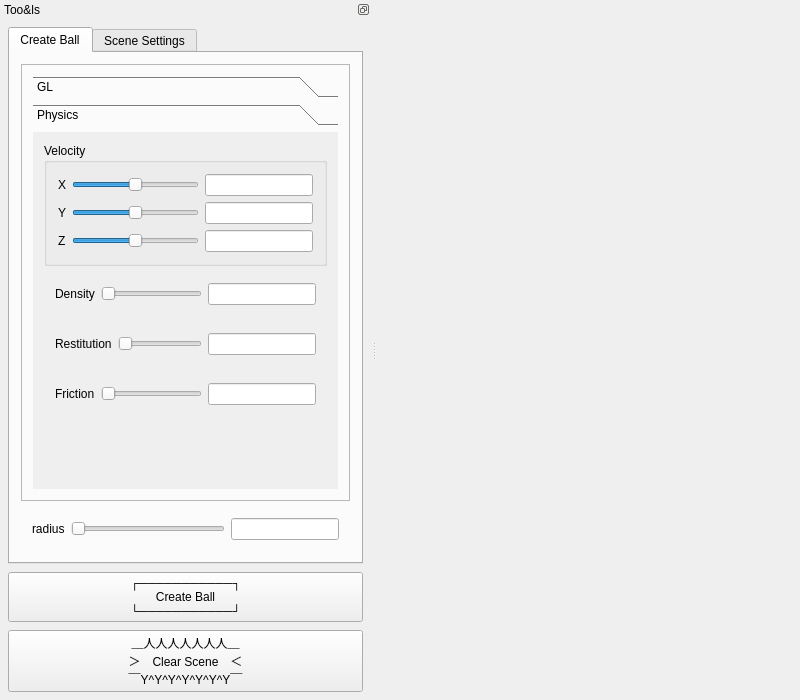
<?xml version="1.0" encoding="UTF-8"?>
<ui version="4.0">
 <class>MainWindow</class>
 <widget class="QMainWindow" name="MainWindow">
  <property name="geometry">
   <rect>
    <x>0</x>
    <y>0</y>
    <width>800</width>
    <height>700</height>
   </rect>
  </property>
  <property name="windowTitle">
   <string>A CS123 Ball House</string>
  </property>
  <property name="unifiedTitleAndToolBarOnMac">
   <bool>true</bool>
  </property>
  <widget class="QWidget" name="centralWidget">
   <layout class="QVBoxLayout" name="verticalLayout_9">
    <property name="leftMargin">
     <number>0</number>
    </property>
    <property name="topMargin">
     <number>0</number>
    </property>
    <property name="rightMargin">
     <number>0</number>
    </property>
    <property name="bottomMargin">
     <number>0</number>
    </property>
    <item>
     <widget class="View" name="view" native="true">
      <property name="sizePolicy">
       <sizepolicy hsizetype="Expanding" vsizetype="Expanding">
        <horstretch>0</horstretch>
        <verstretch>0</verstretch>
       </sizepolicy>
      </property>
     </widget>
    </item>
   </layout>
  </widget>
  <widget class="QDockWidget" name="dockWidget">
   <property name="floating">
    <bool>false</bool>
   </property>
   <property name="features">
    <set>QDockWidget::DockWidgetFloatable|QDockWidget::DockWidgetMovable</set>
   </property>
   <property name="allowedAreas">
    <set>Qt::LeftDockWidgetArea|Qt::RightDockWidgetArea</set>
   </property>
   <property name="windowTitle">
    <string>Too&amp;ls</string>
   </property>
   <attribute name="dockWidgetArea">
    <number>1</number>
   </attribute>
   <widget class="QWidget" name="dockWidgetContents">
    <layout class="QVBoxLayout" name="verticalLayout">
     <property name="spacing">
      <number>8</number>
     </property>
     <property name="leftMargin">
      <number>8</number>
     </property>
     <property name="topMargin">
      <number>8</number>
     </property>
     <property name="rightMargin">
      <number>8</number>
     </property>
     <property name="bottomMargin">
      <number>8</number>
     </property>
     <item>
      <widget class="QTabWidget" name="sideTabWidget">
       <property name="sizePolicy">
        <sizepolicy hsizetype="Preferred" vsizetype="Preferred">
         <horstretch>0</horstretch>
         <verstretch>0</verstretch>
        </sizepolicy>
       </property>
       <property name="currentIndex">
        <number>0</number>
       </property>
       <property name="usesScrollButtons">
        <bool>false</bool>
       </property>
       <widget class="QWidget" name="createBallTab">
        <attribute name="title">
         <string>Create Ball</string>
        </attribute>
        <layout class="QVBoxLayout" name="verticalLayout_10">
         <item>
          <widget class="QFrame" name="frame">
           <property name="frameShape">
            <enum>QFrame::StyledPanel</enum>
           </property>
           <property name="frameShadow">
            <enum>QFrame::Raised</enum>
           </property>
           <layout class="QVBoxLayout" name="verticalLayout_2">
            <item>
             <widget class="QToolBox" name="toolBox">
              <property name="sizePolicy">
               <sizepolicy hsizetype="Preferred" vsizetype="Preferred">
                <horstretch>0</horstretch>
                <verstretch>0</verstretch>
               </sizepolicy>
              </property>
              <property name="minimumSize">
               <size>
                <width>0</width>
                <height>400</height>
               </size>
              </property>
              <property name="currentIndex">
               <number>1</number>
              </property>
              <widget class="QWidget" name="GLPage">
               <property name="geometry">
                <rect>
                 <x>0</x>
                 <y>0</y>
                 <width>308</width>
                 <height>375</height>
                </rect>
               </property>
               <attribute name="label">
                <string>GL</string>
               </attribute>
               <layout class="QVBoxLayout" name="verticalLayout_6">
                <item>
                 <widget class="QGroupBox" name="colorBox">
                  <property name="sizePolicy">
                   <sizepolicy hsizetype="Preferred" vsizetype="Preferred">
                    <horstretch>0</horstretch>
                    <verstretch>0</verstretch>
                   </sizepolicy>
                  </property>
                  <property name="title">
                   <string>Color</string>
                  </property>
                  <layout class="QGridLayout" name="gridLayout_3">
                   <item row="1" column="1">
                    <widget class="QSlider" name="sliderG">
                     <property name="sizePolicy">
                      <sizepolicy hsizetype="Expanding" vsizetype="Fixed">
                       <horstretch>0</horstretch>
                       <verstretch>0</verstretch>
                      </sizepolicy>
                     </property>
                     <property name="minimumSize">
                      <size>
                       <width>100</width>
                       <height>0</height>
                      </size>
                     </property>
                     <property name="minimum">
                      <number>0</number>
                     </property>
                     <property name="maximum">
                      <number>255</number>
                     </property>
                     <property name="singleStep">
                      <number>1</number>
                     </property>
                     <property name="orientation">
                      <enum>Qt::Horizontal</enum>
                     </property>
                    </widget>
                   </item>
                   <item row="2" column="0">
                    <widget class="QLabel" name="labelB">
                     <property name="text">
                      <string>Z</string>
                     </property>
                    </widget>
                   </item>
                   <item row="2" column="3">
                    <widget class="QLineEdit" name="valueB">
                     <property name="sizePolicy">
                      <sizepolicy hsizetype="Preferred" vsizetype="Fixed">
                       <horstretch>0</horstretch>
                       <verstretch>0</verstretch>
                      </sizepolicy>
                     </property>
                     <property name="minimumSize">
                      <size>
                       <width>50</width>
                       <height>0</height>
                      </size>
                     </property>
                    </widget>
                   </item>
                   <item row="2" column="1">
                    <widget class="QSlider" name="sliderB">
                     <property name="sizePolicy">
                      <sizepolicy hsizetype="Expanding" vsizetype="Fixed">
                       <horstretch>0</horstretch>
                       <verstretch>0</verstretch>
                      </sizepolicy>
                     </property>
                     <property name="minimumSize">
                      <size>
                       <width>100</width>
                       <height>0</height>
                      </size>
                     </property>
                     <property name="minimum">
                      <number>0</number>
                     </property>
                     <property name="maximum">
                      <number>255</number>
                     </property>
                     <property name="singleStep">
                      <number>1</number>
                     </property>
                     <property name="orientation">
                      <enum>Qt::Horizontal</enum>
                     </property>
                    </widget>
                   </item>
                   <item row="0" column="1">
                    <widget class="QSlider" name="sliderR">
                     <property name="sizePolicy">
                      <sizepolicy hsizetype="Expanding" vsizetype="Fixed">
                       <horstretch>0</horstretch>
                       <verstretch>0</verstretch>
                      </sizepolicy>
                     </property>
                     <property name="minimumSize">
                      <size>
                       <width>100</width>
                       <height>0</height>
                      </size>
                     </property>
                     <property name="minimum">
                      <number>0</number>
                     </property>
                     <property name="maximum">
                      <number>255</number>
                     </property>
                     <property name="singleStep">
                      <number>1</number>
                     </property>
                     <property name="orientation">
                      <enum>Qt::Horizontal</enum>
                     </property>
                    </widget>
                   </item>
                   <item row="1" column="3">
                    <widget class="QLineEdit" name="valueG">
                     <property name="sizePolicy">
                      <sizepolicy hsizetype="Preferred" vsizetype="Fixed">
                       <horstretch>0</horstretch>
                       <verstretch>0</verstretch>
                      </sizepolicy>
                     </property>
                     <property name="minimumSize">
                      <size>
                       <width>50</width>
                       <height>0</height>
                      </size>
                     </property>
                    </widget>
                   </item>
                   <item row="1" column="0">
                    <widget class="QLabel" name="labelG">
                     <property name="text">
                      <string>Y</string>
                     </property>
                    </widget>
                   </item>
                   <item row="0" column="3">
                    <widget class="QLineEdit" name="valueR">
                     <property name="sizePolicy">
                      <sizepolicy hsizetype="Preferred" vsizetype="Fixed">
                       <horstretch>0</horstretch>
                       <verstretch>0</verstretch>
                      </sizepolicy>
                     </property>
                     <property name="minimumSize">
                      <size>
                       <width>50</width>
                       <height>0</height>
                      </size>
                     </property>
                    </widget>
                   </item>
                   <item row="0" column="0">
                    <widget class="QLabel" name="labelR">
                     <property name="text">
                      <string>X</string>
                     </property>
                    </widget>
                   </item>
                  </layout>
                 </widget>
                </item>
                <item>
                 <widget class="QGroupBox" name="texturesBox">
                  <property name="title">
                   <string>Textures</string>
                  </property>
                  <layout class="QVBoxLayout" name="verticalLayout_3">
                   <item>
                    <widget class="QRadioButton" name="radioTextureNone">
                     <property name="text">
                      <string>None</string>
                     </property>
                    </widget>
                   </item>
                   <item>
                    <widget class="QRadioButton" name="radioTextureSmooth">
                     <property name="text">
                      <string>Smooth</string>
                     </property>
                    </widget>
                   </item>
                   <item>
                    <widget class="QRadioButton" name="radioTexturePatterned">
                     <property name="text">
                      <string>Patterned (with bump &amp;mapping)</string>
                     </property>
                    </widget>
                   </item>
                  </layout>
                 </widget>
                </item>
                <item>
                 <widget class="QWidget" name="shininessWidget" native="true">
                  <property name="sizePolicy">
                   <sizepolicy hsizetype="Preferred" vsizetype="Fixed">
                    <horstretch>0</horstretch>
                    <verstretch>0</verstretch>
                   </sizepolicy>
                  </property>
                  <layout class="QHBoxLayout" name="horizontalLayout_1">
                   <item>
                    <widget class="QLabel" name="labelShininess">
                     <property name="text">
                      <string>Shininess</string>
                     </property>
                    </widget>
                   </item>
                   <item>
                    <widget class="QSlider" name="sliderShininess">
                     <property name="orientation">
                      <enum>Qt::Horizontal</enum>
                     </property>
                    </widget>
                   </item>
                   <item>
                    <widget class="QLineEdit" name="valueShininess"/>
                   </item>
                  </layout>
                 </widget>
                </item>
                <item>
                 <widget class="QWidget" name="transparencyWidget" native="true">
                  <property name="sizePolicy">
                   <sizepolicy hsizetype="Preferred" vsizetype="Fixed">
                    <horstretch>0</horstretch>
                    <verstretch>0</verstretch>
                   </sizepolicy>
                  </property>
                  <layout class="QHBoxLayout" name="horizontalLayout_3">
                   <item>
                    <widget class="QLabel" name="labelTransparency">
                     <property name="text">
                      <string>Transparency</string>
                     </property>
                    </widget>
                   </item>
                   <item>
                    <widget class="QSlider" name="sliderTransparency">
                     <property name="orientation">
                      <enum>Qt::Horizontal</enum>
                     </property>
                    </widget>
                   </item>
                   <item>
                    <widget class="QLineEdit" name="valueTransparency"/>
                   </item>
                  </layout>
                 </widget>
                </item>
                <item>
                 <spacer name="GLToolboxSpacer">
                  <property name="orientation">
                   <enum>Qt::Vertical</enum>
                  </property>
                  <property name="sizeHint" stdset="0">
                   <size>
                    <width>20</width>
                    <height>40</height>
                   </size>
                  </property>
                 </spacer>
                </item>
               </layout>
              </widget>
              <widget class="QWidget" name="physicsPage">
               <property name="geometry">
                <rect>
                 <x>0</x>
                 <y>0</y>
                 <width>308</width>
                 <height>375</height>
                </rect>
               </property>
               <attribute name="label">
                <string>Physics</string>
               </attribute>
               <layout class="QVBoxLayout" name="verticalLayout_5">
                <item>
                 <widget class="QGroupBox" name="velocityBox">
                  <property name="sizePolicy">
                   <sizepolicy hsizetype="Preferred" vsizetype="Preferred">
                    <horstretch>0</horstretch>
                    <verstretch>0</verstretch>
                   </sizepolicy>
                  </property>
                  <property name="title">
                   <string>Velocity</string>
                  </property>
                  <layout class="QGridLayout" name="gridLayout_4">
                   <item row="0" column="0">
                    <widget class="QLabel" name="labelVelocityX">
                     <property name="text">
                      <string>X</string>
                     </property>
                    </widget>
                   </item>
                   <item row="0" column="1">
                    <widget class="QSlider" name="sliderVelocityX">
                     <property name="sizePolicy">
                      <sizepolicy hsizetype="Expanding" vsizetype="Fixed">
                       <horstretch>0</horstretch>
                       <verstretch>0</verstretch>
                      </sizepolicy>
                     </property>
                     <property name="minimumSize">
                      <size>
                       <width>100</width>
                       <height>0</height>
                      </size>
                     </property>
                     <property name="minimum">
                      <number>-100</number>
                     </property>
                     <property name="maximum">
                      <number>100</number>
                     </property>
                     <property name="singleStep">
                      <number>1</number>
                     </property>
                     <property name="orientation">
                      <enum>Qt::Horizontal</enum>
                     </property>
                    </widget>
                   </item>
                   <item row="1" column="0">
                    <widget class="QLabel" name="labelVelocityY">
                     <property name="text">
                      <string>Y</string>
                     </property>
                    </widget>
                   </item>
                   <item row="1" column="1">
                    <widget class="QSlider" name="sliderVelocityY">
                     <property name="sizePolicy">
                      <sizepolicy hsizetype="Expanding" vsizetype="Fixed">
                       <horstretch>0</horstretch>
                       <verstretch>0</verstretch>
                      </sizepolicy>
                     </property>
                     <property name="minimumSize">
                      <size>
                       <width>100</width>
                       <height>0</height>
                      </size>
                     </property>
                     <property name="minimum">
                      <number>-100</number>
                     </property>
                     <property name="maximum">
                      <number>100</number>
                     </property>
                     <property name="singleStep">
                      <number>1</number>
                     </property>
                     <property name="orientation">
                      <enum>Qt::Horizontal</enum>
                     </property>
                    </widget>
                   </item>
                   <item row="1" column="2" colspan="2">
                    <widget class="QLineEdit" name="valueVelocityY">
                     <property name="sizePolicy">
                      <sizepolicy hsizetype="Preferred" vsizetype="Fixed">
                       <horstretch>0</horstretch>
                       <verstretch>0</verstretch>
                      </sizepolicy>
                     </property>
                     <property name="minimumSize">
                      <size>
                       <width>50</width>
                       <height>0</height>
                      </size>
                     </property>
                    </widget>
                   </item>
                   <item row="2" column="0">
                    <widget class="QLabel" name="labelVelocityZ">
                     <property name="text">
                      <string>Z</string>
                     </property>
                    </widget>
                   </item>
                   <item row="2" column="1">
                    <widget class="QSlider" name="sliderVelocityZ">
                     <property name="sizePolicy">
                      <sizepolicy hsizetype="Expanding" vsizetype="Fixed">
                       <horstretch>0</horstretch>
                       <verstretch>0</verstretch>
                      </sizepolicy>
                     </property>
                     <property name="minimumSize">
                      <size>
                       <width>100</width>
                       <height>0</height>
                      </size>
                     </property>
                     <property name="minimum">
                      <number>-100</number>
                     </property>
                     <property name="maximum">
                      <number>100</number>
                     </property>
                     <property name="singleStep">
                      <number>1</number>
                     </property>
                     <property name="orientation">
                      <enum>Qt::Horizontal</enum>
                     </property>
                    </widget>
                   </item>
                   <item row="2" column="2" colspan="2">
                    <widget class="QLineEdit" name="valueVelocityZ">
                     <property name="sizePolicy">
                      <sizepolicy hsizetype="Preferred" vsizetype="Fixed">
                       <horstretch>0</horstretch>
                       <verstretch>0</verstretch>
                      </sizepolicy>
                     </property>
                     <property name="minimumSize">
                      <size>
                       <width>50</width>
                       <height>0</height>
                      </size>
                     </property>
                    </widget>
                   </item>
                   <item row="0" column="2" colspan="2">
                    <widget class="QLineEdit" name="valueVelocityX">
                     <property name="sizePolicy">
                      <sizepolicy hsizetype="Preferred" vsizetype="Fixed">
                       <horstretch>0</horstretch>
                       <verstretch>0</verstretch>
                      </sizepolicy>
                     </property>
                     <property name="minimumSize">
                      <size>
                       <width>50</width>
                       <height>0</height>
                      </size>
                     </property>
                    </widget>
                   </item>
                  </layout>
                 </widget>
                </item>
                <item>
                 <widget class="QWidget" name="densityWidget" native="true">
                  <property name="sizePolicy">
                   <sizepolicy hsizetype="Preferred" vsizetype="Fixed">
                    <horstretch>0</horstretch>
                    <verstretch>0</verstretch>
                   </sizepolicy>
                  </property>
                  <layout class="QHBoxLayout" name="horizontalLayout_5">
                   <item>
                    <widget class="QLabel" name="labelDensity">
                     <property name="text">
                      <string>Density</string>
                     </property>
                    </widget>
                   </item>
                   <item>
                    <widget class="QSlider" name="sliderDensity">
                     <property name="orientation">
                      <enum>Qt::Horizontal</enum>
                     </property>
                    </widget>
                   </item>
                   <item>
                    <widget class="QLineEdit" name="valueDensity"/>
                   </item>
                  </layout>
                 </widget>
                </item>
                <item>
                 <widget class="QWidget" name="restitutionWidget" native="true">
                  <property name="sizePolicy">
                   <sizepolicy hsizetype="Preferred" vsizetype="Fixed">
                    <horstretch>0</horstretch>
                    <verstretch>0</verstretch>
                   </sizepolicy>
                  </property>
                  <layout class="QHBoxLayout" name="horizontalLayout_7">
                   <item>
                    <widget class="QLabel" name="labelRestitution">
                     <property name="text">
                      <string>Restitution</string>
                     </property>
                    </widget>
                   </item>
                   <item>
                    <widget class="QSlider" name="sliderRestitution">
                     <property name="orientation">
                      <enum>Qt::Horizontal</enum>
                     </property>
                    </widget>
                   </item>
                   <item>
                    <widget class="QLineEdit" name="valueRestitution"/>
                   </item>
                  </layout>
                 </widget>
                </item>
                <item>
                 <widget class="QWidget" name="frictionWidget" native="true">
                  <property name="sizePolicy">
                   <sizepolicy hsizetype="Preferred" vsizetype="Fixed">
                    <horstretch>0</horstretch>
                    <verstretch>0</verstretch>
                   </sizepolicy>
                  </property>
                  <layout class="QHBoxLayout" name="horizontalLayout_6">
                   <item>
                    <widget class="QLabel" name="labelFriction">
                     <property name="text">
                      <string>Friction</string>
                     </property>
                    </widget>
                   </item>
                   <item>
                    <widget class="QSlider" name="sliderFriction">
                     <property name="orientation">
                      <enum>Qt::Horizontal</enum>
                     </property>
                    </widget>
                   </item>
                   <item>
                    <widget class="QLineEdit" name="valueFriction"/>
                   </item>
                  </layout>
                 </widget>
                </item>
                <item>
                 <spacer name="physicsToolboxSpacer">
                  <property name="orientation">
                   <enum>Qt::Vertical</enum>
                  </property>
                  <property name="sizeHint" stdset="0">
                   <size>
                    <width>20</width>
                    <height>37</height>
                   </size>
                  </property>
                 </spacer>
                </item>
               </layout>
              </widget>
             </widget>
            </item>
           </layout>
          </widget>
         </item>
         <item>
          <widget class="QWidget" name="radiusWidget" native="true">
           <property name="sizePolicy">
            <sizepolicy hsizetype="Expanding" vsizetype="Preferred">
             <horstretch>0</horstretch>
             <verstretch>0</verstretch>
            </sizepolicy>
           </property>
           <property name="minimumSize">
            <size>
             <width>0</width>
             <height>0</height>
            </size>
           </property>
           <property name="maximumSize">
            <size>
             <width>16777215</width>
             <height>109</height>
            </size>
           </property>
           <layout class="QHBoxLayout" name="horizontalLayout">
            <item>
             <widget class="QLabel" name="labelRadius">
              <property name="text">
               <string>radius</string>
              </property>
             </widget>
            </item>
            <item>
             <widget class="QSlider" name="sliderRadius">
              <property name="minimumSize">
               <size>
                <width>100</width>
                <height>0</height>
               </size>
              </property>
              <property name="minimum">
               <number>1</number>
              </property>
              <property name="maximum">
               <number>9</number>
              </property>
              <property name="orientation">
               <enum>Qt::Horizontal</enum>
              </property>
             </widget>
            </item>
            <item>
             <widget class="QLineEdit" name="valueRadius">
              <property name="sizePolicy">
               <sizepolicy hsizetype="Maximum" vsizetype="Fixed">
                <horstretch>0</horstretch>
                <verstretch>0</verstretch>
               </sizepolicy>
              </property>
              <property name="minimumSize">
               <size>
                <width>50</width>
                <height>0</height>
               </size>
              </property>
             </widget>
            </item>
           </layout>
          </widget>
         </item>
        </layout>
       </widget>
       <widget class="QWidget" name="sceneSettingTab">
        <attribute name="title">
         <string>Scene Settings</string>
        </attribute>
        <layout class="QVBoxLayout" name="verticalLayout_8">
         <item>
          <widget class="QGroupBox" name="gravityBox">
           <property name="sizePolicy">
            <sizepolicy hsizetype="Expanding" vsizetype="Preferred">
             <horstretch>0</horstretch>
             <verstretch>0</verstretch>
            </sizepolicy>
           </property>
           <property name="title">
            <string>Gravity</string>
           </property>
           <layout class="QGridLayout" name="gridLayout_5">
            <item row="2" column="2">
             <widget class="QLineEdit" name="valueGravityY"/>
            </item>
            <item row="2" column="0">
             <widget class="QLabel" name="labelGravityY">
              <property name="text">
               <string>Y</string>
              </property>
             </widget>
            </item>
            <item row="4" column="0">
             <widget class="QLabel" name="labelGravityZ">
              <property name="text">
               <string>Z</string>
              </property>
             </widget>
            </item>
            <item row="0" column="2">
             <widget class="QLineEdit" name="valueGravityX"/>
            </item>
            <item row="4" column="2">
             <widget class="QLineEdit" name="valueGravityZ"/>
            </item>
            <item row="0" column="0">
             <widget class="QLabel" name="labelGravityX">
              <property name="text">
               <string>X</string>
              </property>
             </widget>
            </item>
            <item row="4" column="1">
             <widget class="QSlider" name="sliderGravityZ">
              <property name="minimumSize">
               <size>
                <width>100</width>
                <height>0</height>
               </size>
              </property>
              <property name="orientation">
               <enum>Qt::Horizontal</enum>
              </property>
             </widget>
            </item>
            <item row="2" column="1">
             <widget class="QSlider" name="sliderGravityY">
              <property name="minimumSize">
               <size>
                <width>100</width>
                <height>0</height>
               </size>
              </property>
              <property name="orientation">
               <enum>Qt::Horizontal</enum>
              </property>
             </widget>
            </item>
            <item row="0" column="1">
             <widget class="QSlider" name="sliderGravityX">
              <property name="minimumSize">
               <size>
                <width>100</width>
                <height>0</height>
               </size>
              </property>
              <property name="orientation">
               <enum>Qt::Horizontal</enum>
              </property>
             </widget>
            </item>
           </layout>
          </widget>
         </item>
         <item>
          <widget class="QGroupBox" name="boxTexturesBox">
           <property name="title">
            <string>Box Textures</string>
           </property>
           <layout class="QVBoxLayout" name="verticalLayout_4">
            <item>
             <widget class="QRadioButton" name="radioBoxTextureNone">
              <property name="text">
               <string>None</string>
              </property>
             </widget>
            </item>
            <item>
             <widget class="QRadioButton" name="radioBoxTextureSmooth">
              <property name="text">
               <string>Smooth</string>
              </property>
             </widget>
            </item>
            <item>
             <widget class="QRadioButton" name="radioBoxTexturePatterned">
              <property name="text">
               <string>Patterned (with bump &amp;mapping)</string>
              </property>
             </widget>
            </item>
           </layout>
          </widget>
         </item>
         <item>
          <widget class="QGroupBox" name="featuresBox">
           <property name="title">
            <string>Features</string>
           </property>
           <layout class="QVBoxLayout" name="verticalLayout_7">
            <item>
             <widget class="QCheckBox" name="togglerRaymarching">
              <property name="text">
               <string>Ray Marching</string>
              </property>
             </widget>
            </item>
            <item>
             <widget class="QCheckBox" name="togglerFXAA">
              <property name="text">
               <string>FXAA</string>
              </property>
             </widget>
            </item>
            <item>
             <widget class="QCheckBox" name="togglerCollision">
              <property name="text">
               <string>Collision</string>
              </property>
             </widget>
            </item>
           </layout>
          </widget>
         </item>
         <item>
          <spacer name="sceneSettingsTabSpacer">
           <property name="orientation">
            <enum>Qt::Vertical</enum>
           </property>
           <property name="sizeHint" stdset="0">
            <size>
             <width>20</width>
             <height>40</height>
            </size>
           </property>
          </spacer>
         </item>
        </layout>
       </widget>
      </widget>
     </item>
     <item>
      <widget class="QPushButton" name="createBallButton">
       <property name="sizePolicy">
        <sizepolicy hsizetype="Expanding" vsizetype="Fixed">
         <horstretch>0</horstretch>
         <verstretch>0</verstretch>
        </sizepolicy>
       </property>
       <property name="text">
        <string>┌───────────┐
Create Ball
└───────────┘</string>
       </property>
      </widget>
     </item>
     <item>
      <widget class="QPushButton" name="clearSceneButton">
       <property name="text">
        <string>＿人人人人人人人＿
＞　Clear Scene　＜
￣Y^Y^Y^Y^Y^Y^Y￣</string>
       </property>
      </widget>
     </item>
    </layout>
   </widget>
  </widget>
 </widget>
 <layoutdefault spacing="6" margin="11"/>
 <customwidgets>
  <customwidget>
   <class>View</class>
   <extends>QWidget</extends>
   <header>view.h</header>
   <slots>
    <slot>createBall()</slot>
    <slot>clearScene()</slot>
   </slots>
  </customwidget>
 </customwidgets>
 <resources/>
 <connections>
  <connection>
   <sender>createBallButton</sender>
   <signal>clicked()</signal>
   <receiver>view</receiver>
   <slot>createBall()</slot>
   <hints>
    <hint type="sourcelabel">
     <x>199</x>
     <y>649</y>
    </hint>
    <hint type="destinationlabel">
     <x>599</x>
     <y>349</y>
    </hint>
   </hints>
  </connection>
  <connection>
   <sender>clearSceneButton</sender>
   <signal>clicked()</signal>
   <receiver>view</receiver>
   <slot>clearScene()</slot>
   <hints>
    <hint type="sourcelabel">
     <x>199</x>
     <y>648</y>
    </hint>
    <hint type="destinationlabel">
     <x>599</x>
     <y>349</y>
    </hint>
   </hints>
  </connection>
 </connections>
</ui>
